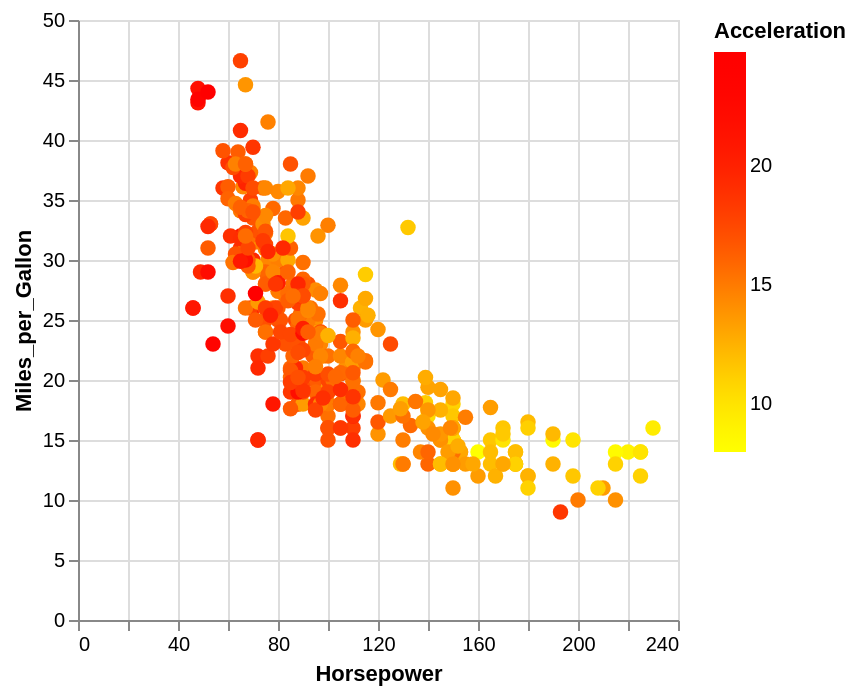

Specify this chart in Vega-Lite:
### Vega-Lite specification from a JSON file in a GitHub repository (floating-point values rounded to 4 significant figures; data arrays with more than 128 entries replaced by an {"elided": "..."} marker saying what was removed)
{"$schema": "https://vega.github.io/schema/vega-lite/v5.json", "data": {"values": {"elided": "406 records"}}, "description": "cube-helix interpolation.", "encoding": {"color": {"field": "Acceleration", "scale": {"interpolate": {"gamma": 1, "type": "cubehelix"}, "range": ["yellow", "red"], "type": "linear"}, "type": "quantitative"}, "opacity": {"value": 1}, "size": {"value": 60}, "x": {"field": "Horsepower", "type": "quantitative"}, "y": {"field": "Miles_per_Gallon", "type": "quantitative"}}, "mark": "circle", "transform": [{"as": "accelerationZScore", "calculate": "(datum.Acceleration - 15.52)/2.80"}]}
